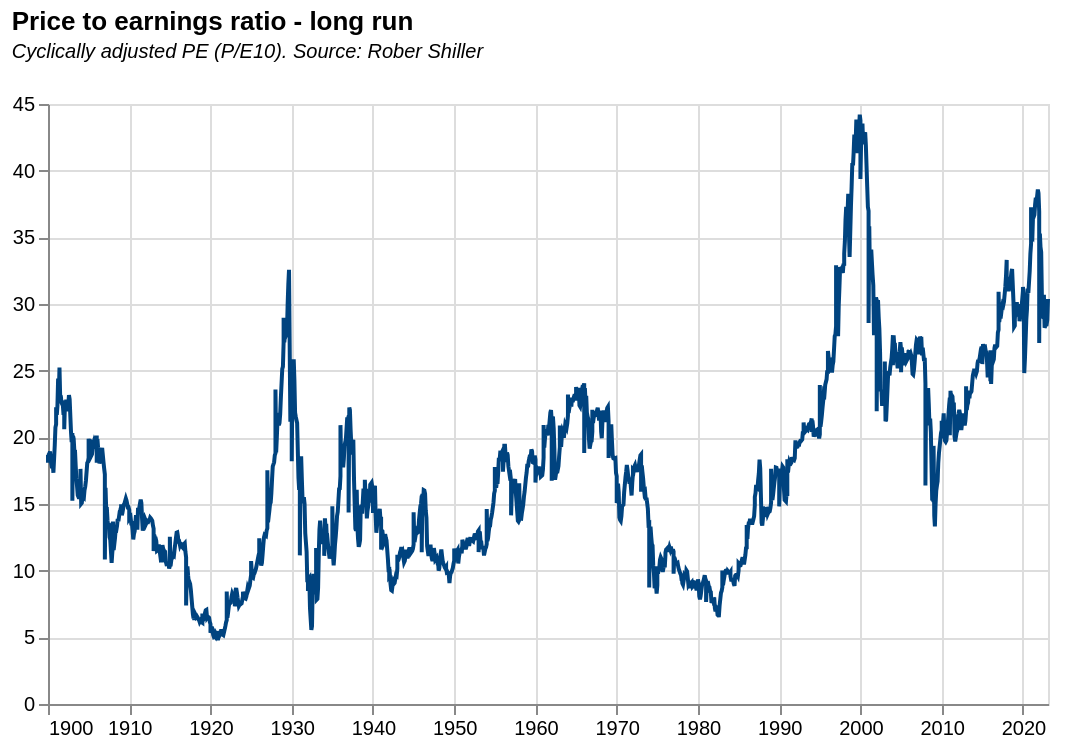

Vega-Lite specification for this chart:
### Vega-Lite specification from a JSON file in a GitHub repository (floating-point values rounded to 4 significant figures; data arrays with more than 128 entries replaced by an {"elided": "..."} marker saying what was removed)
{"$schema": "https://vega.github.io/schema/vega-lite/v5.json", "title": {"text": "Price to earnings ratio - long run", "subtitle": ["Cyclically adjusted PE (P/E10). Source: Rober Shiller", ""], "subtitleFontStyle": "italic", "subtitleFontSize": 10, "anchor": "start"}, "width": 500, "height": 300, "data": {"values": {"elided": "1826 records"}, "format": {"parse": {"Date": "date"}}}, "transform": [{"filter": {"field": "Date", "range": [{"year": 1900, "month": 1, "day": 1}, {"year": 2023, "month": 11, "day": 1}]}}], "mark": {"type": "line", "point": false, "strokeWidth": 2, "color": "rgb(0,67,127)"}, "encoding": {"x": {"field": "Date", "title": null, "type": "temporal"}, "y": {"field": "CAPE", "title": null, "type": "quantitative"}}}
